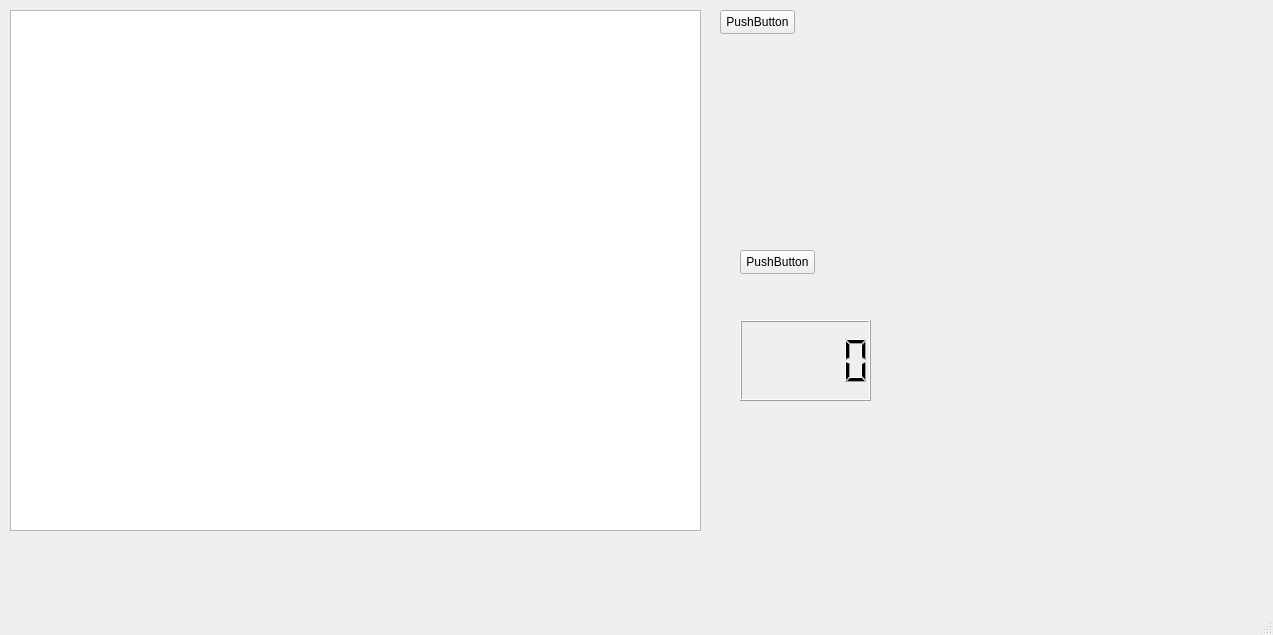
<?xml version="1.0" encoding="UTF-8"?>
<ui version="4.0">
 <class>MainWindow</class>
 <widget class="QMainWindow" name="MainWindow">
  <property name="geometry">
   <rect>
    <x>0</x>
    <y>0</y>
    <width>1273</width>
    <height>635</height>
   </rect>
  </property>
  <property name="windowTitle">
   <string>MainWindow</string>
  </property>
  <widget class="QWidget" name="centralwidget">
   <widget class="QPushButton" name="pushButtonTest">
    <property name="geometry">
     <rect>
      <x>720</x>
      <y>10</y>
      <width>75</width>
      <height>24</height>
     </rect>
    </property>
    <property name="text">
     <string>PushButton</string>
    </property>
   </widget>
   <widget class="MyGraphicsView" name="graphicsView">
    <property name="geometry">
     <rect>
      <x>10</x>
      <y>10</y>
      <width>691</width>
      <height>521</height>
     </rect>
    </property>
   </widget>
   <widget class="QPushButton" name="pushButton">
    <property name="geometry">
     <rect>
      <x>740</x>
      <y>250</y>
      <width>75</width>
      <height>24</height>
     </rect>
    </property>
    <property name="text">
     <string>PushButton</string>
    </property>
   </widget>
   <widget class="QLCDNumber" name="lcdNumber">
    <property name="geometry">
     <rect>
      <x>740</x>
      <y>320</y>
      <width>131</width>
      <height>81</height>
     </rect>
    </property>
   </widget>
  </widget>
  <widget class="QStatusBar" name="statusbar"/>
 </widget>
 <customwidgets>
  <customwidget>
   <class>MyGraphicsView</class>
   <extends>QGraphicsView</extends>
   <header location="global">MyGraphicsView.h</header>
  </customwidget>
 </customwidgets>
 <resources/>
 <connections>
  <connection>
   <sender>pushButton</sender>
   <signal>clicked()</signal>
   <receiver>lcdNumber</receiver>
   <slot>setDecMode()</slot>
   <hints>
    <hint type="sourcelabel">
     <x>760</x>
     <y>268</y>
    </hint>
    <hint type="destinationlabel">
     <x>761</x>
     <y>348</y>
    </hint>
   </hints>
  </connection>
 </connections>
</ui>
